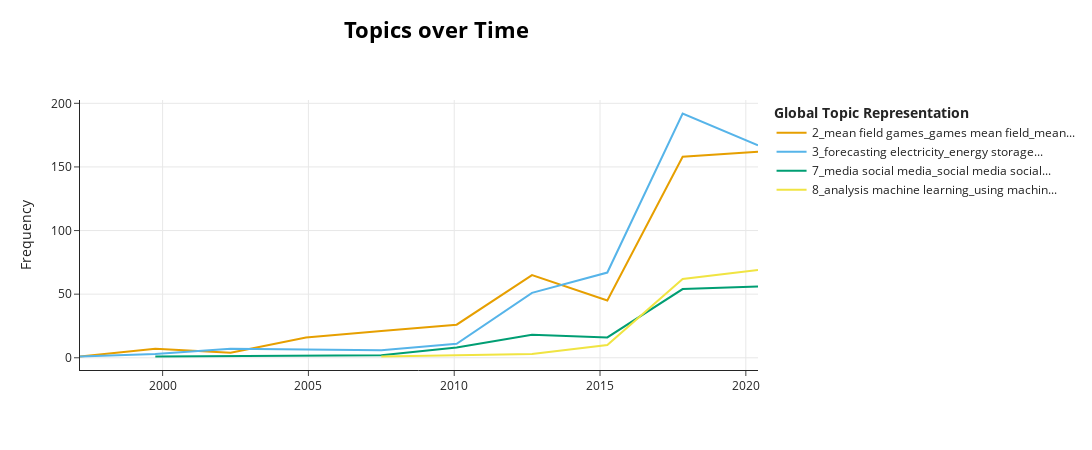

Source (notebook cell):
### Code cell
import sqlite3
import pandas as pd
import re
from bertopic import BERTopic

topics = [2,3,7,8]

# Generate topics over time
topics_over_time = topic_model.topics_over_time(df['title'], df['year'], nr_bins=12)

# Visualize the frequency of topics over time using Plotly
topic_model.visualize_topics_over_time(topics_over_time,topics=topics)

### Figure 1 — Plotly figure (JSON) as saved in the notebook; plotly's stock layout.template omitted (floating-point values rounded to 4 significant figures)
{"data": [{"hoverinfo": "text", "hovertext": ["<b>Topic 2</b><br>Words: stochastic dynamics game, using game theory, dynamics game theory, and game theory, game theory", "<b>Topic 2</b><br>Words: at game theory, games learning strategies, game theory, chip firing games, games learning", "<b>Topic 2</b><br>Words: optimization minority game, inequality minority game, interactive minority game, wealth inequality minority, minority game web", "<b>Topic 2</b><br>Words: game theoretic economics, using game theory, behavior economical modelling, popularity from dynamics, game theory application", "<b>Topic 2</b><br>Words: games and vertices, dynamic games, games and global, equilibria continuous games, unified game theoretical", "<b>Topic 2</b><br>Words: game dynamics, analysis subgame, charging game theoretic, game theory, games", "<b>Topic 2</b><br>Words: game theoretic risk, game dynamics, graphical potential games, subgame perfect equilibria, games game theoretic", "<b>Topic 2</b><br>Words: using game theory, games game theoretic, diagrams game theory, depletion using game, game theory", "<b>Topic 2</b><br>Words: games with finite, equilibria mean field, mean field games, zero sum games, zero sum game", "<b>Topic 2</b><br>Words: max stackelberg games, games with isoelastic, games game theoretic, mean field games, duopoly games with"], "marker": {"color": "#E69F00"}, "mode": "lines", "name": "2_mean field games_games mean field_mean...", "type": "scatter", "x": [1997.0, 2000.0, 2002.0, 2005.0, 2008.0, 2010.0, 2013.0, 2015.0, 2018.0, 2020.0], "y": [1, 7, 4, 16, 21, 26, 65, 45, 158, 162]}, {"hoverinfo": "text", "hovertext": ["<b>Topic 3</b><br>Words: shower approach, improved parton shower, shower, production an improved, parton shower approach", "<b>Topic 3</b><br>Words: modeling electricity, modeling electricity loads, energy management, energy price risk, energy storage", "<b>Topic 3</b><br>Words: based grid service, services based grid, gridemail case economically, grid and utility, analysis global grids", "<b>Topic 3</b><br>Words: sustainable energy strategy, through energy efficiency, towards sustainable energy, energy efficiency, process optimal consumption", "<b>Topic 3</b><br>Words: energy management, robust energy management, pricing energy, power grid network, electricity markets", "<b>Topic 3</b><br>Words: and forecasting electricity, forecasting electricity spot, using electricity prices, electricity spot prices, forecasting electricity", "<b>Topic 3</b><br>Words: energy management microgrids, energy management system, control power systems, energy management, energy storage", "<b>Topic 3</b><br>Words: energy storage systems, energy management system, forecasting electricity, energy storage, community energy storage", "<b>Topic 3</b><br>Words: energy storage electricity, electricity demand, electricity markets with, and electricity, electricity markets"], "marker": {"color": "#56B4E9"}, "mode": "lines", "name": "3_forecasting electricity_energy storage...", "type": "scatter", "x": [1997.0, 2000.0, 2002.0, 2008.0, 2010.0, 2013.0, 2015.0, 2018.0, 2020.0], "y": [1, 3, 7, 6, 11, 51, 67, 192, 167]}, {"hoverinfo": "text", "hovertext": ["<b>Topic 7</b><br>Words: monopoly power web, power web preliminary, web preliminary investigation, monopoly power, preliminary investigation search", "<b>Topic 7</b><br>Words: dynamics social networks, partially randomized ranking, spin glass like, social media and, spin glass", "<b>Topic 7</b><br>Words: misinformation social, spread misinformation social, misinformation social networks, media social media, social media social", "<b>Topic 7</b><br>Words: prevalence deception online, coordination and social, social content, products social networks, organize social networks", "<b>Topic 7</b><br>Words: online social networks, online social, social media, identifying social, from social media", "<b>Topic 7</b><br>Words: media using social, and predictions social, social media using, mining social media, news social networks", "<b>Topic 7</b><br>Words: social media social, media social media, misinformation social media, media social, social media data", "<b>Topic 7</b><br>Words: confirmation bias social, social media data, misinformation social, social media and, misinformation social media"], "marker": {"color": "#009E73"}, "mode": "lines", "name": "7_media social media_social media social...", "type": "scatter", "x": [2000.0, 2005.0, 2008.0, 2010.0, 2013.0, 2015.0, 2018.0, 2020.0], "y": [1, 2, 2, 8, 18, 16, 54, 56]}, {"hoverinfo": "text", "hovertext": ["<b>Topic 8</b><br>Words: machine assigned scores, students answers, students answers to, college students answers, learning approach machine", "<b>Topic 8</b><br>Words: mac economics, big mac economics, analysis machine learning, mac economics personal, learning machine learning", "<b>Topic 8</b><br>Words: using mice simulations, mice simulations, artificial neural networks, machine learning techniques, using machine learning", "<b>Topic 8</b><br>Words: based machine learning, using machine learning, learning machine learning, traceable machine learning, machine learning learning", "<b>Topic 8</b><br>Words: analysis machine learning, using machine learning, learning machine learning, with machine learning, learning approach machine", "<b>Topic 8</b><br>Words: analysis machine learning, using machine learning, learning machine learning, with machine learning, machine learning model"], "marker": {"color": "#F0E442"}, "mode": "lines", "name": "8_analysis machine learning_using machin...", "type": "scatter", "x": [2008.0, 2010.0, 2013.0, 2015.0, 2018.0, 2020.0], "y": [1, 2, 3, 10, 62, 69]}], "layout": {"height": 450, "hoverlabel": {"bgcolor": "white", "font": {"family": "Rockwell", "size": 16}}, "legend": {"title": {"text": "<b>Global Topic Representation"}}, "title": {"font": {"color": "Black", "size": 22}, "text": "<b>Topics over Time</b>", "x": 0.4, "xanchor": "center", "y": 0.95, "yanchor": "top"}, "width": 1250, "xaxis": {"showgrid": true}, "yaxis": {"showgrid": true, "title": {"text": "Frequency"}}}}
